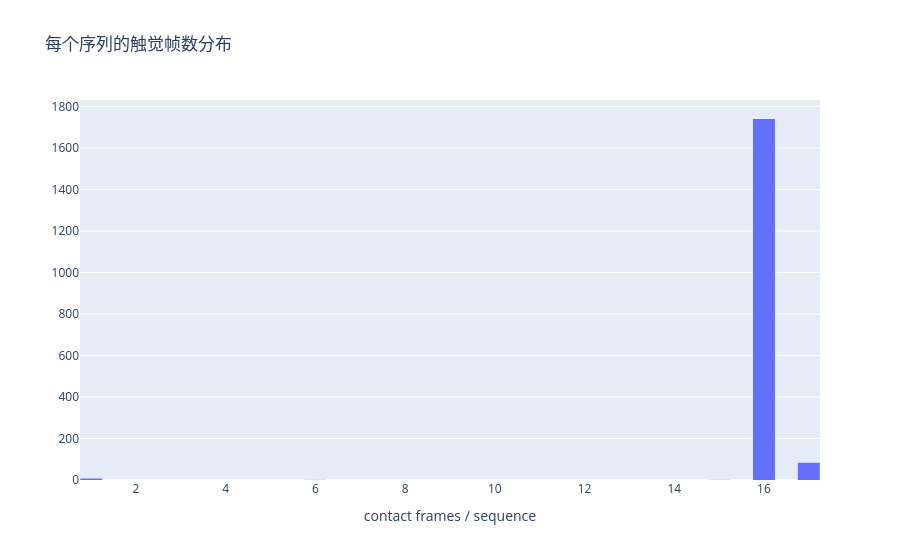

The notebook cell saved with this chart:
### Code cell
desc = summary["n_frames"].describe()
print(desc)
fig = go.Figure(go.Histogram(x=summary["n_frames"], nbinsx=40))
fig.update_layout(title="每个序列的触觉帧数分布",
                  xaxis_title="contact frames / sequence", bargap=0.02)
fig.show()

### Figure 1 — Plotly figure (JSON) as saved in the notebook; plotly's stock layout.template omitted (floating-point values rounded to 4 significant figures; data arrays with more than 128 entries replaced by an {"elided": "..."} marker saying what was removed)
{"data": [{"nbinsx": 40, "type": "histogram", "x": {"elided": "1832 int values"}}], "layout": {"bargap": 0.02, "title": {"text": "每个序列的触觉帧数分布"}, "xaxis": {"title": {"text": "contact frames / sequence"}}}}
